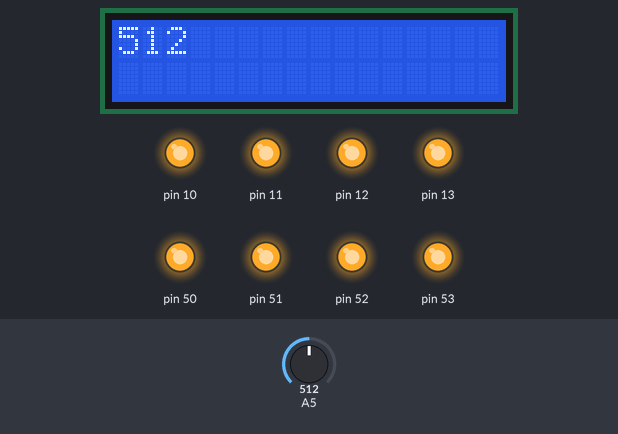
A sketch run on a simulated Arduino Mega 2560, built with avr-gcc and run on an emulated ATmega2560. Shown: 16×2 character LCD, output pins drawn as LEDs (lit = HIGH). Inputs (shaded band) come from the test bench; at power-on: A5 = 512.

Above: at 1.2 s.
1.3 s: A5 set to 623
At 2.8 s:
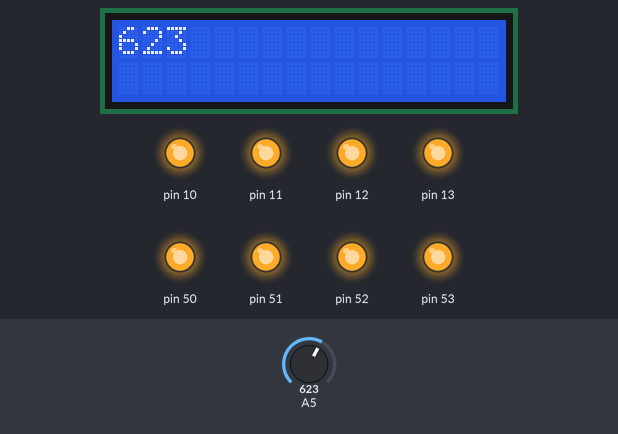
3.1 s: A5 set to 603
At 4.5 s:
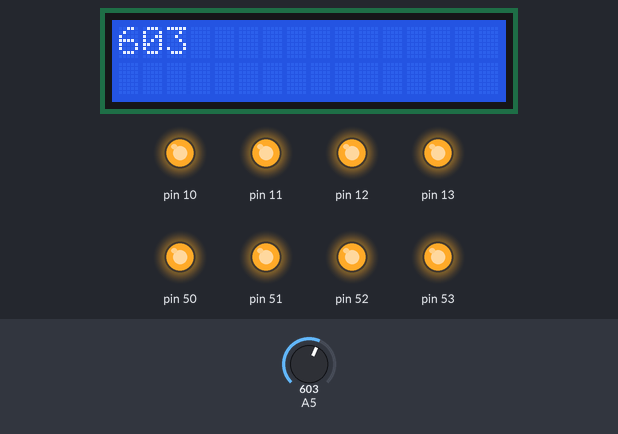
4.8 s: A5 set to 511
At 5.8 s:
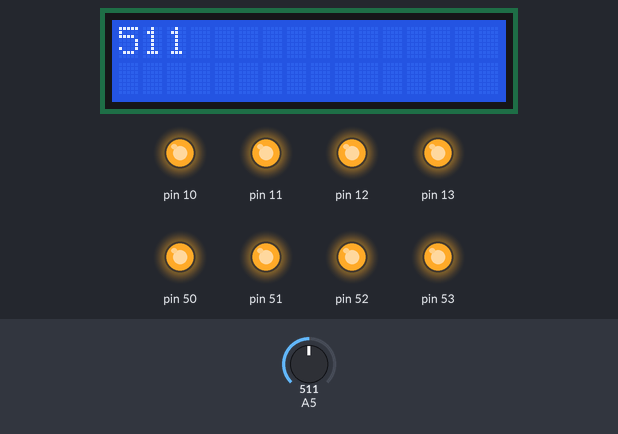
Timing chart, 0 to 7.8 s (numbered marks = the images above; inputs shaded):
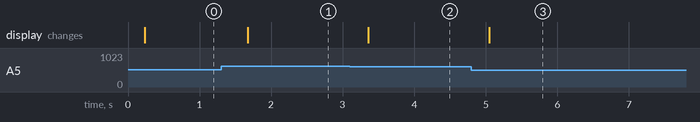

Measured:
- after the input at 1.3 s, the display: changes after 0.37 s (image 1)
- after the input at 3.1 s, the display: changes after 0.26 s (image 2)
- after the input at 4.8 s, the display: changes after 0.25 s (image 3)

The sketch:

Potentiometer_Arduino_LiquidCrystal_Display_24_april_2017.ino
```cpp
 #include <LiquidCrystal.h>
LiquidCrystal lcd(16,17,18,20,21,22,23);


int pinPot=0; //variable pour le pin où est connecté le potentiomètre
int valPot=0; //variable pour récupérer la valeur lue. On l'initialise à 0.


void setup (){


DDRB = 0xff;
PORTB = 0b11111111;

  lcd.begin(16,2);
lcd.clear();
lcd.print("test");

}
void loop(){

  valPot=analogRead(A5); //lit la valeur, la transforme et la stocke dans la variable
  int attente=200;
  if (valPot>=0 && valPot<=204){
    attente=100;
  }
  if (valPot>=205 && valPot<=408){
    attente=125;
  }
  if (valPot>=409 && valPot<=613){
    attente=167;
  }
  if (valPot>=614 && valPot<=818){
    attente=250;
  }
  if (valPot>=818 && valPot<=1023){
    attente=500;
  }
//
  delay(attente);

  lcd.setCursor(0,0);
  lcd.print("            ");
  lcd.setCursor(0,0);
  lcd.print(valPot);


}
```
